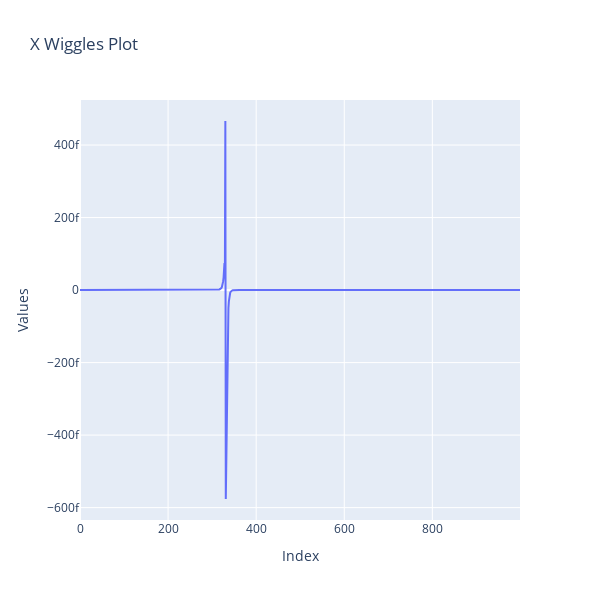

Here is the notebook cell this chart was saved with:
### Code cell
x_wiggles = [x[0][0] for x in histories[2]]#[325:340]
# plot y_wiggles
import plotly.graph_objs as go
import plotly.io as pio
fig = go.Figure()
fig.add_trace(go.Scatter(
    y=x_wiggles, 
    mode='lines', 
    name='y_wiggles'
))
fig.update_layout(
    width=600,  # equivalent to figsize width
    height=600,  # equivalent to figsize height
    title='X Wiggles Plot',
    xaxis_title='Index',
    yaxis_title='Values'
)
pio.show(fig)

### Figure 1 — Plotly figure (JSON) as saved in the notebook; plotly's stock layout.template omitted (floating-point values rounded to 4 significant figures; data arrays with more than 128 entries replaced by an {"elided": "..."} marker saying what was removed)
{"data": [{"mode": "lines", "name": "y_wiggles", "type": "scatter", "y": {"elided": "1000 float values"}}], "layout": {"height": 600, "title": {"text": "X Wiggles Plot"}, "width": 600, "xaxis": {"title": {"text": "Index"}}, "yaxis": {"title": {"text": "Values"}}}}
